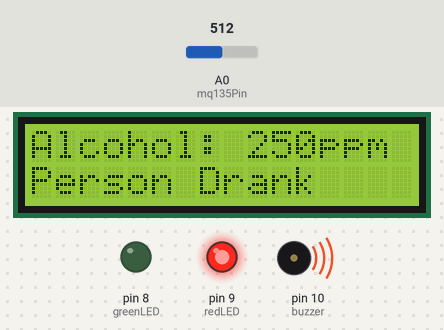
A sketch run on a simulated Arduino Uno, built with avr-gcc and run on an emulated ATmega328P. Shown: 16×2 character LCD, output pins drawn as LEDs (lit = HIGH), buzzer (waves = sounding, pin HIGH). Inputs (shaded band) come from the test bench; at power-on: A0 (mq135Pin) = 512.

Above: at 3.2 s.
3.3 s: A0 (mq135Pin) set to 428
At 4.1 s:
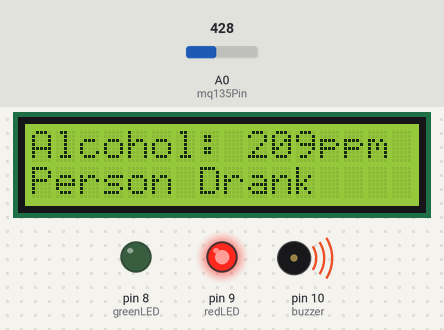
5.4 s: A0 (mq135Pin) set to 396
At 7.5 s:
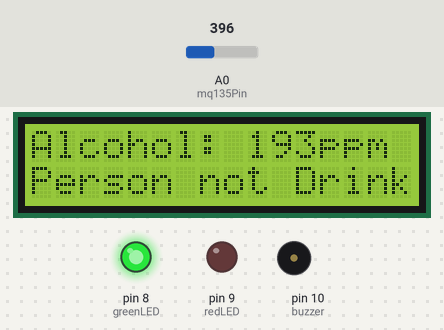
8.2 s: A0 (mq135Pin) set to 259
At 8.6 s:
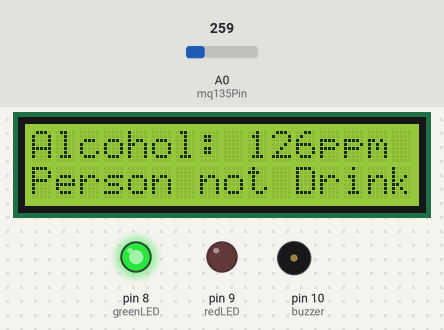
10.3 s: A0 (mq135Pin) set to 240
At 12.0 s:
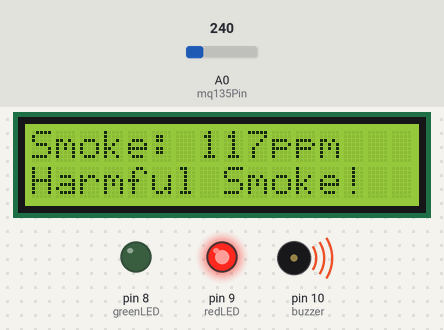
15.4 s: A0 (mq135Pin) set to 182
At 20.0 s:
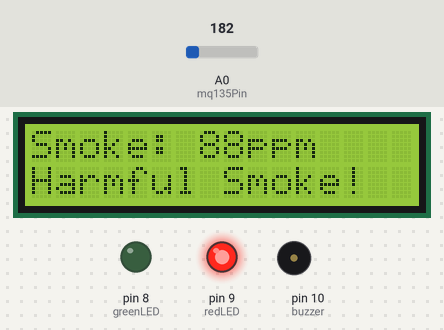
20.3 s: A0 (mq135Pin) set to 155
At 20.9 s:
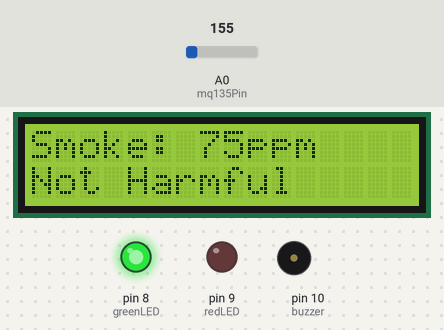
Timing chart, 0 to 23.3 s (numbered marks = the images above; inputs shaded):
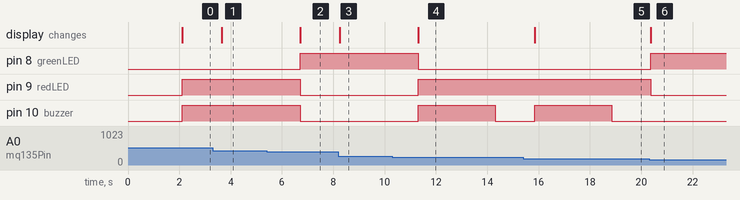

Measured:
- the behaviour switches between 412 and 411 on A0 (mq135Pin) (found by bisection; images 1 and 2)
- the behaviour switches between 248 and 247 on A0 (mq135Pin) (found by bisection; images 3 and 4)
- the behaviour switches between 166 and 165 on A0 (mq135Pin) (found by bisection; images 5 and 6)
- after the input at 3.3 s, the display: changes after 0.35 s (image 1)
- after the input at 5.4 s, pin 8 (greenLED): LOW → HIGH after 1.3 s; pin 9 (redLED), pin 10 (buzzer): HIGH → LOW after 1.3 s; the display: changes after 1.3 s (image 2)
- after the input at 8.2 s, the display: changes after 0.05 s (image 3)
- after the input at 10.3 s, pin 8 (greenLED): HIGH → LOW after 1.0 s; pin 9 (redLED): LOW → HIGH after 1.0 s; pin 10 (buzzer): LOW → HIGH after 1.0 s, → LOW 3.0 s later; the display: changes after 1.0 s (image 4)
- after the input at 15.4 s, the display: changes after 0.44 s (image 5)
- after the input at 20.3 s, pin 8 (greenLED): LOW → HIGH after 0.07 s; pin 9 (redLED): HIGH → LOW after 0.07 s; pin 10 (buzzer): stays LOW (without the input it goes to HIGH after 0.07 s); the display: changes after 0.07 s (image 6)

The sketch:

Smoke_Alcohol.ino
```cpp
#include <Wire.h>
#include <LiquidCrystal_I2C.h>

// Initialize LCD (I2C address 0x27, 16 columns, 2 rows)
LiquidCrystal_I2C lcd(0x27, 16, 2);

// Pin definitions
int mq135Pin = A0;     // MQ135 analog output pin
int greenLED = 8;      // Green LED pin
int redLED = 9;        // Red LED pin
int buzzer = 10;       // Buzzer pin

void setup() {
  lcd.begin();          // Initialize LCD
  lcd.backlight();     // Turn ON backlight

  pinMode(greenLED, OUTPUT);
  pinMode(redLED, OUTPUT);
  pinMode(buzzer, OUTPUT);

  lcd.setCursor(0, 0);
  lcd.print("Gas Detection");
  lcd.setCursor(0, 1);
  lcd.print("System Ready");
  delay(2000);
  lcd.clear();
}

void loop() {
  int sensorValue = analogRead(mq135Pin);  // Read MQ135 sensor value

  // Convert analog value to approximate PPM
  int ppm = map(sensorValue, 0, 1023, 0, 500);

  lcd.clear();

  // -------- Smoke Safe Range --------
  if (ppm >= 10 && ppm <= 80) {
    lcd.setCursor(0, 0);
    lcd.print("Smoke: ");
    lcd.print(ppm);
    lcd.print("ppm");

    lcd.setCursor(0, 1);
    lcd.print("Not Harmful");
    digitalWrite(greenLED, HIGH); // Green Led ON
    digitalWrite(redLED, LOW);    // Red Led OFF
    digitalWrite(buzzer, LOW);   // No buzzer sound
  }

  // -------- Smoke Detected (Danger) --------
  else if (ppm >= 80 && ppm <= 120) {
    lcd.setCursor(0, 0);
    lcd.print("Smoke: ");
    lcd.print(ppm);
    lcd.print("ppm");

    lcd.setCursor(0, 1);
    lcd.print("Harmful Smoke!");
    digitalWrite(greenLED, LOW);
    digitalWrite(redLED, HIGH);
    digitalWrite(buzzer, HIGH);  // Buzzer ON
    delay(3000);                 // Buzzer sounds for 3 seconds
    digitalWrite(buzzer, LOW);   // Buzzer OFF after 3 seconds
  }

  // -------- Alcohol Range --------
  else if (ppm >= 121 && ppm <= 200) {
    lcd.setCursor(0, 0);
    lcd.print("Alcohol: ");
    lcd.print(ppm);
    lcd.print("ppm");

    lcd.setCursor(0, 1);
    lcd.print("Person not Drink");
    digitalWrite(greenLED, HIGH); // Green Led ON
    digitalWrite(redLED, LOW);    // Red Led OFF
    digitalWrite(buzzer, LOW);    // Buzzer OFF
  }
  // --------  Alcohol High Range --------
  else if (ppm > 201) {
    lcd.setCursor(0, 0);
    lcd.print("Alcohol: ");
    lcd.print(ppm);
    lcd.print("ppm");

    lcd.setCursor(0, 1);
    lcd.print("Person Drank");
    digitalWrite(greenLED, LOW);  // Green Led OFF
    digitalWrite(redLED, HIGH);   //Red Led ON
    digitalWrite(buzzer, HIGH);  // Continuous buzzer for Alcohol range
  }
  delay(1500);  // Delay for stable sensor readings
}
```
